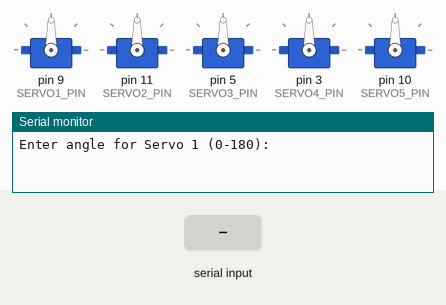
Recording of a sketch running on a simulated Arduino Uno, built with avr-gcc and run on an emulated ATmega328P. On the bench: 5 × servo, the last lines printed to the serial monitor. The inputs (shaded band) are chosen by the test bench.

Above: at 1.2 s.
1.3 s: "y\n" received over Serial
At 2.5 s:
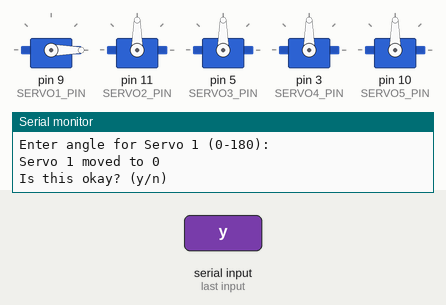
2.8 s: "n\n" received over Serial
4.3 s: "30,150\n" received over Serial
At 4.9 s:
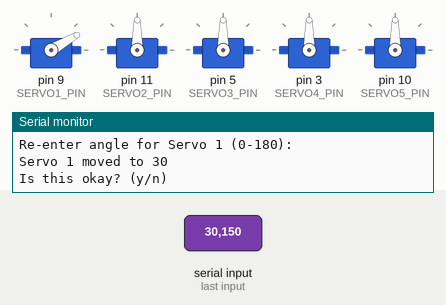
Timing chart, 0 to 7.3 s (numbered marks = the images above; inputs shaded):
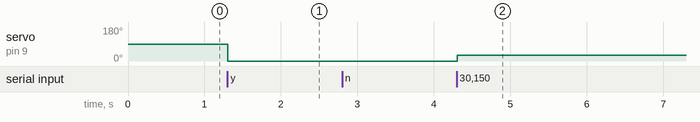

The sketch:

Pick_and_place_robot.ino
```cpp
#include <Servo.h>

#define SERVO1_PIN 9
#define SERVO2_PIN 11
#define SERVO3_PIN 5
#define SERVO4_PIN 3
#define SERVO5_PIN 10

Servo servos[5];
int angles[5] = {90, 90, 90, 90, 90};
int currentServo = 0;

bool waitingForConfirmation = false;

void setup() {
  Serial.begin(9600);

  servos[0].attach(SERVO1_PIN);
  servos[1].attach(SERVO2_PIN);
  servos[2].attach(SERVO3_PIN);
  servos[3].attach(SERVO4_PIN);
  servos[4].attach(SERVO5_PIN);

  for (int i = 0; i < 5; i++) {
    servos[i].write(angles[i]);
  }

  Serial.println("Enter angle for Servo 1 (0-180):");
}

void loop() {
  if (Serial.available() > 0) {
    String input = Serial.readStringUntil('\n');
    input.trim();

    if (waitingForConfirmation) {
      // User is confirming if the angle was okay
      if (input.equalsIgnoreCase("y")) {
        currentServo++;
        if (currentServo >= 5) currentServo = 0;
        waitingForConfirmation = false;
        Serial.print("Enter angle for Servo ");
        Serial.print(currentServo + 1);
        Serial.println(" (0-180):");
      } else if (input.equalsIgnoreCase("n")) {
        Serial.print("Re-enter angle for Servo ");
        Serial.print(currentServo + 1);
        Serial.println(" (0-180):");
        waitingForConfirmation = false;
      } else {
        Serial.println("Please enter 'y' or 'n'. Is the angle okay? (y/n)");
      }
    } else {
      int angle = input.toInt();
      if (angle >= 0 && angle <= 180) {
        angles[currentServo] = angle;
        servos[currentServo].write(angle);
        Serial.print("Servo ");
        Serial.print(currentServo + 1);
        Serial.print(" moved to ");
        Serial.println(angle);
        Serial.println("Is this okay? (y/n)");
        waitingForConfirmation = true;
      } else {
        Serial.println("Invalid angle! Enter a value between 0 and 180.");
        Serial.print("Re-enter angle for Servo ");
        Serial.print(currentServo + 1);
        Serial.println(":");
      }
    }
  }
}
```

Measured:
- after the input at 1.3 s, servo on pin 9 (SERVO1_PIN): 90° → 0° at once
- after the input at 4.3 s, servo on pin 9 (SERVO1_PIN): 0° → 30° at once
